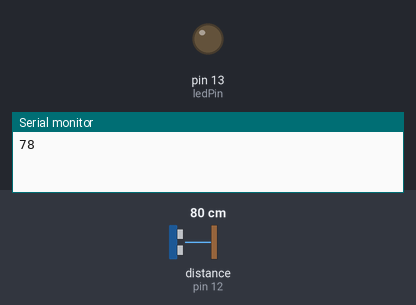
A sketch run on a simulated Arduino Uno, built with avr-gcc and run on an emulated ATmega328P. On the bench: output pins drawn as LEDs (lit = HIGH), the last lines printed to the serial monitor. Wiring (inferred from the names in the program): ultrasonic range finder: trigger pin 6; echo pin 12. The test bench sets the inputs (shaded band); at power-on: distance to the obstacle (sensor on pin 12) 80 cm. The echo pulse lasts 58.3 µs per cm; pins used as bus, display or sensor lines are not drawn.

Above: at 0.1 s.
At 1.1 s:
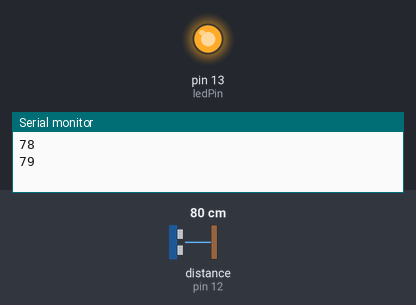
Timing chart, 0 to 2.6 s (numbered marks = the images above):
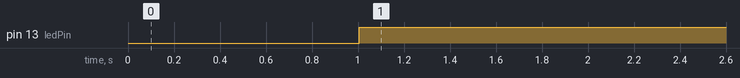

The sketch:

sensorUltrasonicoLed.ino
```cpp
const int echoPin = 12;
const int trigPin = 6;
const int ledPin = 13;
long duration;
int distanceCm, distanceInch;

void setup() {
  Serial.begin(9600);
  pinMode(echoPin, INPUT);
  pinMode(trigPin, OUTPUT);
  pinMode(ledPin, OUTPUT);
}
void loop() {
  digitalWrite(trigPin,LOW);
  delayMicroseconds(2);
  digitalWrite(trigPin,HIGH);
  delayMicroseconds(2);
  digitalWrite(trigPin,LOW);
  duration = pulseIn(echoPin, HIGH);
  distanceCm= duration*0.034/2;
  distanceInch = duration*0.0133/2;
  Serial.println(distanceCm);
  delay(1000);
  if(distanceCm < 100){
      digitalWrite(ledPin,HIGH);
  }else{
      digitalWrite(ledPin,LOW);
  }
}
```

Measured:
- by itself, pin 13 (ledPin): LOW → HIGH at 1.0 s
